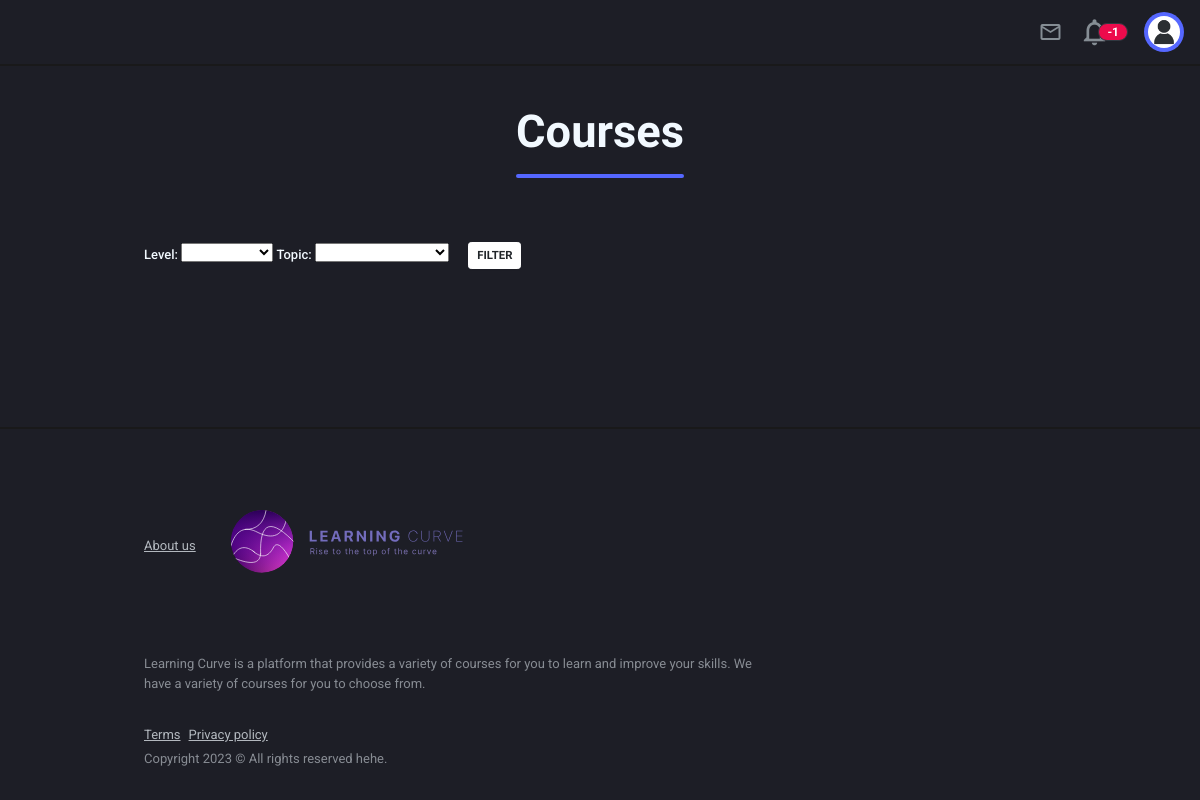
Page /learningcurveapp/student-courses/ (signed in) on the earlier database version.
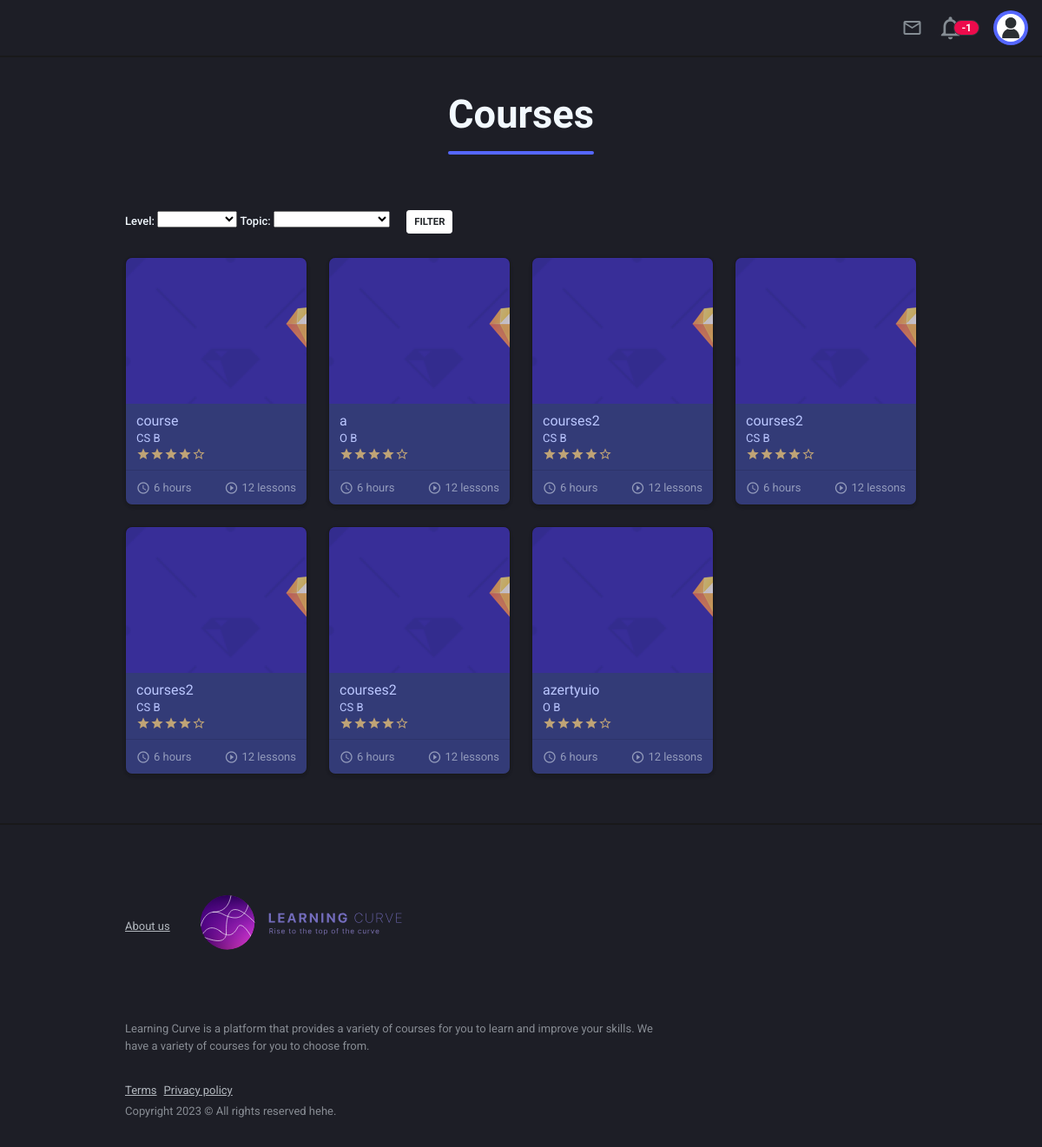
Same page on the later database version.
### learningcurveapp/models.py (models this page shows, shortened)
class Course(models.Model):
    title = models.CharField(max_length=100)
    description = models.TextField()
    author = models.ForeignKey(Author, on_delete=models.CASCADE, related_name='course_author')
    topic = models.CharField(choices=TOPIC, max_length=10, default='O')
    difficulty = models.CharField(choices=LEVELS, max_length=1, default='B')
    subtitle = models.CharField(max_length=300, default='O')

### learningcurveapp/views.py (the view)
# urls.py: path('student-courses/', views.student_courses, name='student-courses'),
@login_required
def student_courses(request):
    courses = Course.objects.all()
    return render(request, 'learningcurveapp/private-courses.html',{'courses':courses,'role':'role','form':FilterForm()})

### learningcurveapp/views.py
class FilterForm(forms.Form):
    level = forms.ChoiceField(choices=LEVELS_CHOICE, required=False, initial='')
    topic = forms.ChoiceField(choices=TOPIC_CHOICE, required=False, initial='')

### learningcurveapp/templates/learningcurveapp/private-courses.html (shortened to what this page needs)
<!DOCTYPE html>
<html lang="en"
      dir="ltr"
      class="dark-mode">
<head>
    {% load static %}
    <link type="text/css"
          href="https://cdnjs.cloudflare.com/ajax/libs/spinkit/1.2.5/spinkit.min.css"
          rel="stylesheet">
    <link type="text/css"
          href="https://cdnjs.cloudflare.com/ajax/libs/jquery.perfect-scrollbar/1.5.2/css/perfect-scrollbar.min.css"
          rel="stylesheet">
    <link type="text/css"
          href="https://cdnjs.cloudflare.com/ajax/libs/font-awesome/5.15.3/css/all.min.css"
          rel="stylesheet">
    <link type="text/css"
          href="{% static 'learningcurveapp/css/preloader.css' %}"
          rel="stylesheet">
    <link type="text/css"
          href="{% static 'learningcurveapp/css/app.css' %}"
          rel="stylesheet">
    <link type="text/css"
          href="{% static 'learningcurveapp/css/dark.css' %}"
          rel="stylesheet">
</head>
<body class="layout-app ">
<div class="mdk-drawer-layout js-mdk-drawer-layout"
     data-push
     data-responsive-width="992px">
    <div class="mdk-drawer-layout__content page-content">
        <div class="navbar navbar-expand pr-0 navbar-dark border-bottom-2"
             id="default-navbar"
             data-primary>
            <div class="nav navbar-nav flex-nowrap d-flex mr-16pt">
                <div class="nav-item dropdown dropdown-notifications dropdown-xs-down-full"
                     data-toggle="tooltip"
                     data-title="Messages"
                     data-placement="bottom"
                     data-boundary="window">
                    <button class="nav-link btn-flush dropdown-toggle"
                            type="button"
                            data-toggle="dropdown"
                            data-caret="false">
                        <i class="material-icons icon-24pt">mail_outline</i>
                    </button>
                </div>
                <div class="nav-item ml-16pt dropdown dropdown-notifications dropdown-xs-down-full"
                     data-toggle="tooltip"
                     data-title="Notifications"
                     data-placement="bottom"
                     data-boundary="window">
                    <button class="nav-link btn-flush dropdown-toggle"
                            type="button"
                            data-toggle="dropdown"
                            data-caret="false">
                        <i class="material-icons">notifications_none</i>
                        <span class="badge badge-notifications badge-accent">-1</span>
                    </button>
                </div>
                <div class="nav-item dropdown">
                    <a href="#"
                       class="nav-link d-flex align-items-center dropdown-toggle"
                       data-toggle="dropdown"
                       data-caret="false">
                                <span class="avatar avatar-sm mr-8pt2">
                                    <span class="avatar-title rounded-circle bg-primary">
                                        <img src="{% static 'learningcurveapp/images/user_icon.jpg' %}"
                                             alt="avatar_1"
                                             class="avatar-img rounded-circle">
                                    </span>
                                </span>
                    </a>
                </div>
            </div>
        </div>
        <div class="container page__container page-section">
            <div class="page-headline text-center">
                <h1>Courses</h1>
            </div>
            <div class="d-flex flex-column flex-sm-row align-items-sm-center mb-24pt"
                 style="white-space: nowrap;">
                <form method="post" action="{% url 'private-courses' role=role%}" >
                    {{ form.as_table }}
                    <button type="submit" ata-target="#library-drawer"
                            data-toggle="sidebar"
                            class="btn btn-sm btn-white ml-sm-16pt">Filter</button>
                </form>
            </div>
            <div class="row card-group-row">
                {% for c in courses %}
                <div class="col-md-6 col-lg-4 col-xl-3 card-group-row__col">
                    <div class="card card-sm card--elevated p-relative o-hidden overlay overlay--primary-dodger-blue js-overlay card-group-row__card"
                         data-toggle="popover"
                         data-trigger="click">
                        <a href="student-course.html"
                           class="card-img-top js-image"
                           data-position=""
                           data-height="140">
                            <img src="{% static 'learningcurveapp/images/paths/sketch_430x168.png' %}"
                                 alt="course">
                            <span class="overlay__content">
                                        </span>
                        </a>
                        <div class="card-body flex">
                            <div class="d-flex">
                                <div class="flex">
                                    <a class="card-title"
                                       href="{% url 'teacher-course' id=c.id %}">{{c.title}}</a>
                                    <small>{{c.topic}}   {{c.difficulty}}</small>
                                </div>
                            </div>
                            <div class="d-flex">
                                <div class="rating flex">
                                    <span class="rating__item"><span class="material-icons">star</span></span>
                                    <span class="rating__item"><span class="material-icons">star</span></span>
                                    <span class="rating__item"><span class="material-icons">star</span></span>
                                    <span class="rating__item"><span class="material-icons">star</span></span>
                                    <span class="rating__item"><span class="material-icons">star_border</span></span>
                                </div>
                            </div>
                        </div>
                        <div class="card-footer">
                            <div class="row justify-content-between">
                                <div class="col-auto d-flex align-items-center">
                                    <span class="material-icons icon-16pt text-50 mr-4pt">access_time</span>
                                    <p class="flex text-50 lh-1 mb-0"><small>6 hours</small></p>
                                </div>
                                <div class="col-auto d-flex align-items-center">
                                    <span class="material-icons icon-16pt text-50 mr-4pt">play_circle_outline</span>
                                    <p class="flex text-50 lh-1 mb-0"><small>12 lessons</small></p>
                                </div>
                            </div>
                        </div>
                    </div>
                </div>
                {% endfor %}
            </div>
        </div>
        <div class=" border-top-2 mt-auto">
            <div class="container page__container page-section d-flex flex-column">
                <p class="text-70 brand mb-24pt">
                    <a href="/learningcurveapp/aboutus"
                       class="text-70 text-underline small">About us</a>
                    <img class="brand-icon"
                         src="{% static 'learningcurveapp/images/Logo.svg' %}"
                         width="300"
                         alt="Learning Curve">
                </p>
                <p class="measure-lead-max text-50 small mr-8pt">Learning Curve is a platform that provides a variety of
                    courses for you to learn and improve your skills. We have a variety of courses for you to choose
                    from.</p>
                <p class="mb-8pt d-flex">
                    <a href=""
                       class="text-70 text-underline mr-8pt small">Terms</a>
                    <a href=""
                       class="text-70 text-underline small">Privacy policy</a>
                </p>
                <p class="text-50 small mt-n1 mb-0">Copyright 2023 &copy; All rights reserved hehe.</p>
            </div>
        </div>
    </div>
</div>
</body>
</html>

### learningcurveapp/static/learningcurveapp/css/preloader.css (style rules this page uses)
:root { --sk-size:64px;--sk-color:#fff }

### learningcurveapp/static/learningcurveapp/css/dark.css (style rules this page uses)
html.dark-mode body { color:#f2f9ff }
html[dir].dark-mode body { background-color:#1d1e26 }
html.dark-mode .h1,html.dark-mode .h2,html.dark-mode .h3,html.dark-mode .h4,html.dark-mode .h5,html.dark-mode .h6,html.dark-mode h1,html.dark-mode h2,html.dark-mode h3,html.dark-mode h4,html.dark-mode h5,html.dark-mode h6 { color:#f2f9ff }
html.dark-mode .text-50,html.dark-mode .text-muted { color:rgba(242,249,255,.5)!important }
html.dark-mode .text-70 { color:rgba(242,249,255,.7)!important }
html[dir].dark-mode .border-top-2 { border-top-color:#19191a!important }
html[dir].dark-mode .border-bottom-2 { border-bottom-color:#19191a!important }
html[dir].dark-mode .card { border-color:#19191a;background-color:#22242e;box-shadow:0 3px 3px -2px rgba(0,0,0,.1),0 3px 4px 0 rgba(0,0,0,.04),0 1px 8px 0 rgba(0,0,0,.02) }
html.dark-mode .card-title { color:#f2f9ff }
html[dir].dark-mode .card-footer { background-color:transparent;border-top-color:#19191a }

Differences in the rows shown:
added Course: title "course", topic "CS", difficulty "B"
added Course: title "a", topic "O", difficulty "B"
added Course: title "courses2", topic "CS", difficulty "B"
added Course: title "courses2", topic "CS", difficulty "B"
added Course: title "courses2", topic "CS", difficulty "B"
added Course: title "courses2", topic "CS", difficulty "B"
added Course: title "azertyuio", topic "O", difficulty "B"
